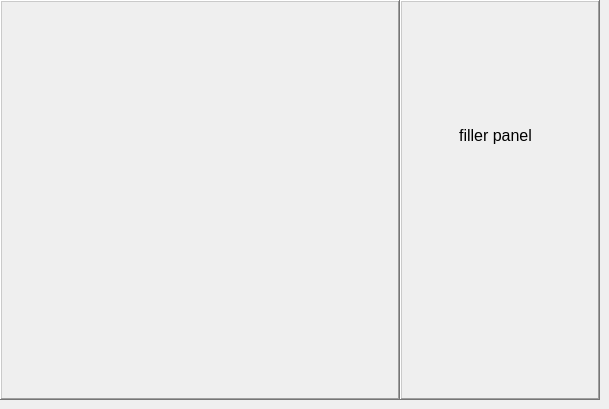
       <widget class="QWidget" name="cam_view_f10sw_8">
        <widget class="QFrame" name="frame_cam_view_filler">
         <property name="geometry">
          <rect>
           <x>400</x>
           <y>0</y>
           <width>200</width>
           <height>400</height>
          </rect>
         </property>
         <property name="frameShape">
          <enum>QFrame::WinPanel</enum>
         </property>
         <property name="frameShadow">
          <enum>QFrame::Raised</enum>
         </property>
         <widget class="QLabel" name="lab_filler">
          <property name="geometry">
           <rect>
            <x>30</x>
            <y>110</y>
            <width>131</width>
            <height>51</height>
           </rect>
          </property>
          <property name="font">
           <font>
            <pointsize>12</pointsize>
           </font>
          </property>
          <property name="text">
           <string>filler panel</string>
          </property>
          <property name="alignment">
           <set>Qt::AlignCenter</set>
          </property>
         </widget>
        </widget>
        <widget class="QFrame" name="frame_cam_view">
         <property name="geometry">
          <rect>
           <x>0</x>
           <y>0</y>
           <width>400</width>
           <height>400</height>
          </rect>
         </property>
         <property name="frameShape">
          <enum>QFrame::WinPanel</enum>
         </property>
         <property name="frameShadow">
          <enum>QFrame::Raised</enum>
         </property>
         <widget class="CamView" name="camview">
          <property name="geometry">
           <rect>
            <x>0</x>
            <y>0</y>
            <width>400</width>
            <height>400</height>
           </rect>
          </property>
         </widget>
        </widget>
       </widget>
